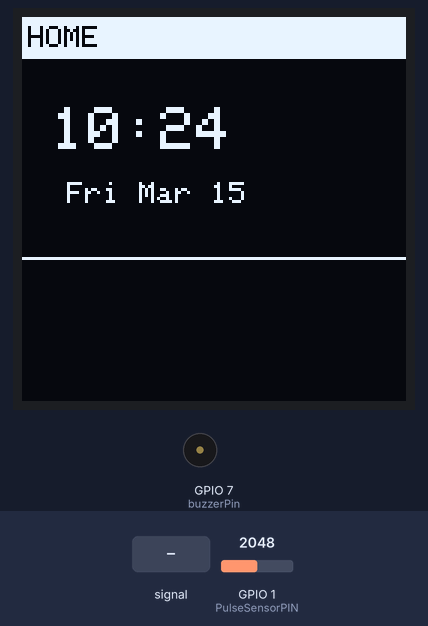
Bench run of a sketch on a simulated ESP32-S3. Shown: 128×128 one-colour display, buzzer (waves = sounding). Inputs (shaded band) come from the test bench; at power-on: GPIO 1 (PulseSensorPIN) = 2048. WiFi joins after 1.5 s; servers stay silent unless stated; the local clock reads 2024-03-15 10:24:30 at power-on unless the sketch sets it; what the sketch prints to the serial monitor is not drawn.

Above: at 2.8 s.
2.9 s: GPIO 1 (PulseSensorPIN) fed a 200 Hz sine of ±1842 counts around its level
5.1 s: GPIO 1 (PulseSensorPIN) set to 2866
At 7.1 s:
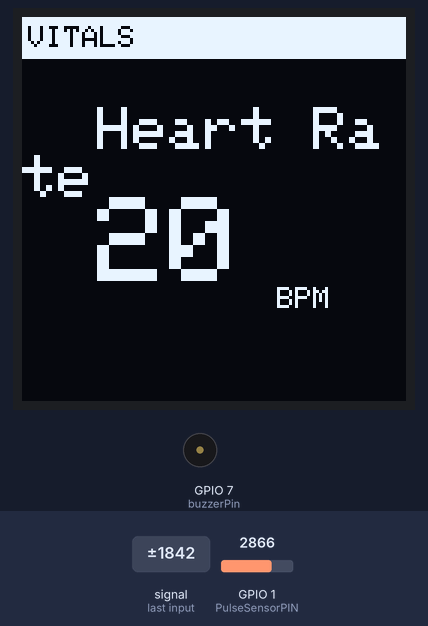
8.1 s: GPIO 1 (PulseSensorPIN) fed a 2 Hz sine of ±1228 counts around its level
At 8.9 s:
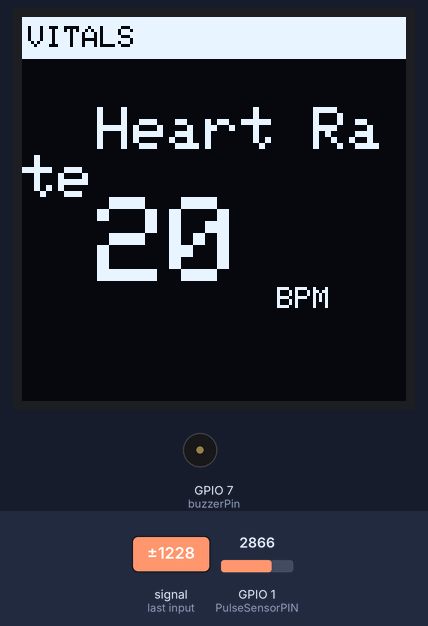
11.1 s: GPIO 1 (PulseSensorPIN) set to 3603
At 14.1 s:
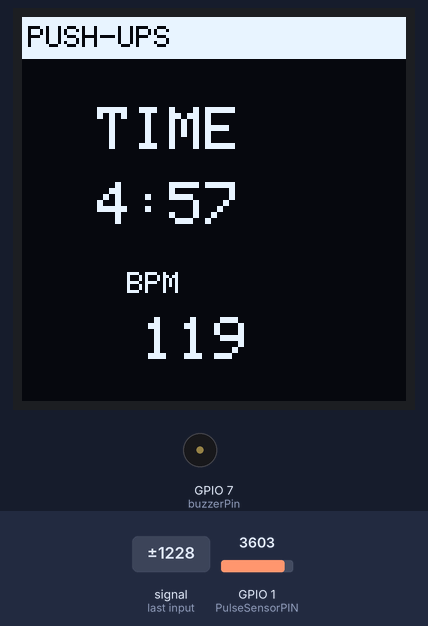
Timing chart, 0 to 15.6 s (numbered marks = the images above; inputs shaded):
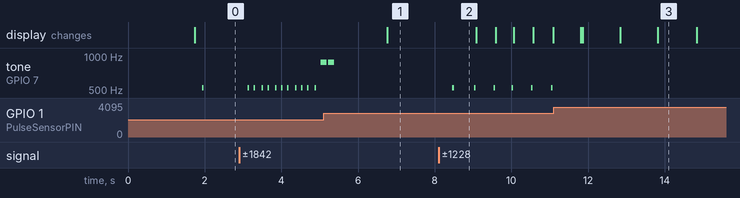

The sketch:

improved-heart.ino
```cpp
// INCLUDED LIBRARIES (Adjusted)
#include <SPI.h>
#include <Wire.h>
#include <WiFi.h>
#include <Adafruit_GFX.h>
#include <Adafruit_SH110X.h>
#include <Adafruit_Sensor.h>
// #include "MAX30105.h" // REMOVED: No longer needed
// #include "heartRate.h" // ASSUMED: Will use integrated logic

// --- PULSE SENSOR AMPED SETUP ---
int PulseSensorPIN = A0; // <<< IMPORTANT: Connect the Pulse Sensor to Analog Pin A0
volatile int Signal;     // Holds the raw analog signal value
volatile int Threshold = 550; // Manual threshold for beat detection (adjust as needed)

// Pulse Processing Variables (Integrated logic from PulseSensor library)
volatile int T = 250;     // Time interval between beats in mS (default is 250)
volatile int P = 512;     // Peak signal level
volatile int I = 512;     // Trough signal level
volatile boolean Pulse = false;  // True when pulse is found
volatile boolean QS = false;     // True when we have a new beat

// OLED SETUP (No Change)
#define SCREEN_WIDTH 128
#define SCREEN_HEIGHT 128
Adafruit_SH1107 display = Adafruit_SH1107(SCREEN_WIDTH, SCREEN_HEIGHT, &Wire, -1);

// MAX30102 HEART RATE (Modified to use new sensor data)
// MAX30105 particleSensor; // REMOVED

const byte RATE_SIZE = 4;
byte rates[RATE_SIZE];
byte rateSpot = 0;
long lastBeat = 0;
float beatsPerMinute;
int BPM = 0;

// BUZZER (No Change)
int buzzerPin = 7;

// --- BITMAPS (No Change) ---
static const unsigned char PROGMEM logo2_bmp[] =
{ 0x03, 0xC0, 0xF0, 0x06, 0x71, 0x8C, 0x0C, 0x1B, 0x06, 0x18, 0x0E, 0x02, 0x10, 0x0C, 0x03, 0x10, //Logo2 and Logo3 are two bmp pictures that display on the OLED if called
0x04, 0x01, 0x10, 0x04, 0x01, 0x10, 0x40, 0x01, 0x10, 0x40, 0x01, 0x10, 0xC0, 0x03, 0x08, 0x88,
0x02, 0x08, 0xB8, 0x04, 0xFF, 0x37, 0x08, 0x01, 0x30, 0x18, 0x01, 0x90, 0x30, 0x00, 0xC0, 0x60,
0x00, 0x60, 0xC0, 0x00, 0x31, 0x80, 0x00, 0x1B, 0x00, 0x00, 0x0E, 0x00, 0x00, 0x04, 0x00, };

static const unsigned char PROGMEM logo3_bmp[] =
{ 0x01, 0xF0, 0x0F, 0x80, 0x06, 0x1C, 0x38, 0x60, 0x18, 0x06, 0x60, 0x18, 0x10, 0x01, 0x80, 0x08,
0x20, 0x01, 0x80, 0x04, 0x40, 0x00, 0x00, 0x02, 0x40, 0x00, 0x00, 0x02, 0xC0, 0x00, 0x08, 0x03,
0x80, 0x00, 0x08, 0x01, 0x80, 0x00, 0x18, 0x01, 0x80, 0x00, 0x1C, 0x01, 0x80, 0x00, 0x14, 0x00,
0x80, 0x00, 0x14, 0x00, 0x80, 0x00, 0x14, 0x00, 0x40, 0x10, 0x12, 0x00, 0x40, 0x10, 0x12, 0x00,
0x7E, 0x1F, 0x23, 0xFE, 0x03, 0x31, 0xA0, 0x04, 0x01, 0xA0, 0xA0, 0x0C, 0x00, 0xA0, 0xA0, 0x08,
0x00, 0x60, 0xE0, 0x10, 0x00, 0x20, 0x60, 0x20, 0x06, 0x00, 0x40, 0x60, 0x03, 0x00, 0x40, 0xC0,
0x01, 0x80, 0x01, 0x80, 0x00, 0xC0, 0x03, 0x00, 0x00, 0x60, 0x06, 0x00, 0x00, 0x30, 0x0C, 0x00,
0x00, 0x08, 0x10, 0x00, 0x00, 0x06, 0x60, 0x00, 0x00, 0x03, 0xC0, 0x00, 0x00, 0x01, 0x80, 0x00 };

// SAFE RANGES (No Change)
#define BPM_LOW 50
#define BPM_HIGH 120

unsigned long lastAlertTime = 0;
unsigned long alertCooldown = 5000;

// WORKOUT SYSTEM (No Change)
enum WorkoutPhase { WORK, COOLDOWN };
WorkoutPhase workoutPhase = WORK;

const char* workouts[] = {"PUSH-UPS", "SIT-UPS", "JUMP JACKS"};
int currentWorkout = 0;

const unsigned long WORK_TIME = 300000; // 5 min
const unsigned long COOLDOWN_TIME = 300000; // 5 min

unsigned long phaseStartTime = 0;
bool workoutRunning = false;

// SCREENS (No Change)
enum Screen { HOME, VITALS, EXERCISE, SCREEN_COUNT };
Screen currentScreen = HOME;
Screen lastScreen = HOME;

// TIMER LOGIC FOR PANNING MODE (No Change)
unsigned long lastScreenSwitchTime = 0;
const unsigned long SCREEN_DISPLAY_DURATION = 5000; // Display each screen for 5 seconds

// WIFI + TIME (No Change)
const char* ssid = "OLIN-DEVICES";
const char* password = "BestOval4Engineers!";

// NOTES (No Change)
#define NOTE_C5 523
#define NOTE_A5 880
#define NOTE_C4 262
#define NOTE_E4 330
#define NOTE_G4 392
#define NOTE_C6 1047

// ALERT SOUNDS (No Change)
void playBPMAlert() {
tone(buzzerPin, NOTE_A5, 150);
delay(200);
tone(buzzerPin, NOTE_A5, 150);
delay(200);
noTone(buzzerPin);
}

// HEADER (No Change)
void drawHeader(const char* title) {
display.fillRect(0, 0, 128, 14, SH110X_WHITE);
display.setTextColor(SH110X_BLACK);
display.setCursor(2, 3);
display.setTextSize(1);
display.println(title);
display.setTextColor(SH110X_WHITE);
}

// HOME SCREEN (No Change)
void drawHome() {
display.clearDisplay();
drawHeader("HOME");

struct tm timeinfo;
if (getLocalTime(&timeinfo)) {
char timeStr[8];
strftime(timeStr, sizeof(timeStr), "%I:%M %p", &timeinfo);
if (timeStr[0] == '0') for (int i = 0; i < 7; i++) timeStr[i] = timeStr[i + 1];

display.setCursor(10, 30);
display.setTextSize(2);
display.println(timeStr);

char dateStr[20];
strftime(dateStr, sizeof(dateStr), "%a %b %d", &timeinfo);

display.setCursor(15, 55);
display.setTextSize(1);
display.println(dateStr);
}

display.drawLine(0, 80, 128, 80, SH110X_WHITE);

display.display();
}

// VITALS SCREEN (No Change)
void drawVitals(int bpm) {
display.clearDisplay();
drawHeader("VITALS");

display.setTextSize(2);
display.setCursor(25, 30);
display.println("Heart Rate");

display.setTextSize(4);
display.setCursor(25, 60);
display.print(bpm);
display.setTextSize(1);
display.setCursor(85, 90);
display.println("BPM");

display.display();
}

// WORKOUT SCREEN (No Change)
void drawWorkoutScreen(int bpm, bool running) {
display.clearDisplay();

if (!running) {
workoutRunning = true;
phaseStartTime = millis();
workoutPhase = WORK;
}

drawHeader((workoutPhase == WORK) ? workouts[currentWorkout] : "COOLDOWN");

unsigned long now = millis();
unsigned long elapsed = now - phaseStartTime;
unsigned long phaseLength = (workoutPhase == WORK) ? WORK_TIME : COOLDOWN_TIME;
unsigned long remaining = (phaseLength - elapsed) / 1000;

int min = remaining / 60;
int sec = remaining % 60;

display.setCursor(25, 30);
display.setTextSize(2);
display.println("TIME");

display.setCursor(25, 55);
display.printf("%d:%02d", min, sec);

display.setCursor(35, 85);
display.setTextSize(1);
display.println("BPM");

display.setCursor(40, 100);
display.setTextSize(2);
display.println(bpm);

if (elapsed >= phaseLength) {
phaseStartTime = now;
workoutPhase = (workoutPhase == WORK) ? COOLDOWN : WORK;
if (workoutPhase == WORK)
 currentWorkout = (currentWorkout + 1) % 3;
}

display.display();
}


// --- CORE PULSE SENSOR AMPED LOGIC (Integrated) ---
// This function mimics the simplified Pulse Sensor beat detection
boolean checkForBeat_Analog(int sensorValue) {
static long lastTime = millis();
long now = millis();
int V = sensorValue;

// 1. Automatic Gain Control (Adjust P and I based on signal amplitude)
if (V < Threshold && V < I) I = V; // Capture the lowest trough
if (V > Threshold && V > P) P = V; // Capture the highest peak

// 2. Rising edge: Signal passes the threshold (Threshold is halfway between P and I)
if (V > Threshold && Pulse == false && now > lastTime + T) {
Pulse = true; // Set flag
tone(buzzerPin, NOTE_C5, 40); // Sound a click on beat
lastTime = now;
return true; // A Beat IS detected
}

// 3. Falling edge: Signal falls below the threshold, resetting for the next beat
if (V < Threshold && Pulse == true) {
Pulse = false; // Reset flag for next pulse
T = now - lastTime; // Store the time between beats (used for smooth thresholding)

// 4. Update Dynamic Threshold
Threshold = I + (P - I) / 2; // Set threshold to the middle of the signal range
// Reset P and I for the next beat detection
P = Threshold;
I = Threshold;
}

return false; // No Beat detected
}

// SETUP (Modified: Removed MAX30105 setup)
void setup() {
Serial.begin(115200);

display.begin(0x3C, true);
display.setRotation(0);
display.clearDisplay();
display.setTextColor(SH110X_WHITE);
display.display();

pinMode(buzzerPin, OUTPUT);
  pinMode(PulseSensorPIN, INPUT); // Initialize the analog pin

Serial.println("Connecting to WiFi...");
WiFi.begin(ssid, password);

// Added a timeout for connection
int attempts = 0;
while (WiFi.status() != WL_CONNECTED && attempts < 30) {
delay(200);
attempts++;
}

if (WiFi.status() == WL_CONNECTED) {
Serial.println("Connected to WiFi!");
configTime(-5 * 3600, 0, "pool.ntp.org", "time.nist.gov");
} else {
Serial.println("WiFi connection failed (continuing program).");
}

// MAX30105 setup removed:
// if (!particleSensor.begin(Wire, I2C_SPEED_FAST)) Serial.println("MAX30105 failed! (Continuing program)");
// particleSensor.setup();
// particleSensor.setPulseAmplitudeRed(0x0A);
// particleSensor.setPulseAmplitudeGreen(0);

lastScreenSwitchTime = millis(); // Initialize the screen timer
}

// LOOP (MODIFIED: Analog sensor reading and logic replacement)
void loop() {
unsigned long now = millis();

// --- AUTOMATIC SCREEN SWITCHING ---
if (now - lastScreenSwitchTime > SCREEN_DISPLAY_DURATION) {
currentScreen = (Screen)((currentScreen + 1) % SCREEN_COUNT);
lastScreenSwitchTime = now;
}

// --- HEART RATE (Analog Pulse Sensor) ---
Signal = analogRead(PulseSensorPIN); // Read the raw analog value

if (checkForBeat_Analog(Signal)) { // Check for a beat using the analog logic
long delta = millis() - lastBeat;
lastBeat = millis();

// Recalculate BPM based on the time delta
beatsPerMinute = 60 / (delta / 1000.0);

// Update the running average
if (beatsPerMinute > 20 && beatsPerMinute < 255) {
 rates[rateSpot++] = (byte)beatsPerMinute;
 rateSpot %= RATE_SIZE;
 BPM = 0;
 for (byte i = 0; i < RATE_SIZE; i++) BPM += rates[i];
 BPM /= RATE_SIZE;
}
// The buzzer tone is now handled inside checkForBeat_Analog for better timing
// tone(buzzerPin, NOTE_C5, 40); // Original MAX30105 tone removed here
}

// --- ALERTS ---
if (now - lastAlertTime > alertCooldown) {
if (BPM > 0 && (BPM < BPM_LOW || BPM > BPM_HIGH)) playBPMAlert();
lastAlertTime = now;
}

// --- DRAW SCREENS ---
switch (currentScreen) {
case HOME: drawHome(); break;
case VITALS: drawVitals(BPM); break;
case EXERCISE: drawWorkoutScreen(BPM, workoutRunning); break;
}

lastScreen = currentScreen;
}
```

Measured:
- after the input at 5.1 s, tone on GPIO 7 (buzzerPin): goes on until 5.4 s, then stays silent; the display: changes after 1.7 s (image 1)
- after the input at 8.1 s, tone on GPIO 7 (buzzerPin): alternates 523 Hz for 0.04 s and silent for 0.47 s, starting after 0.36 s
- after the input at 11.1 s, tone on GPIO 7 (buzzerPin): stops changing and stays silent
- by itself, tone on GPIO 7 (buzzerPin): plays 523 Hz for 0.04 s, 523 Hz for 0.04 s, 523 Hz for 0.04 s, 523 Hz for 0.04 s, 523 Hz for 0.04 s, 523 Hz for 0.04 s … (12 notes in this stretch)
